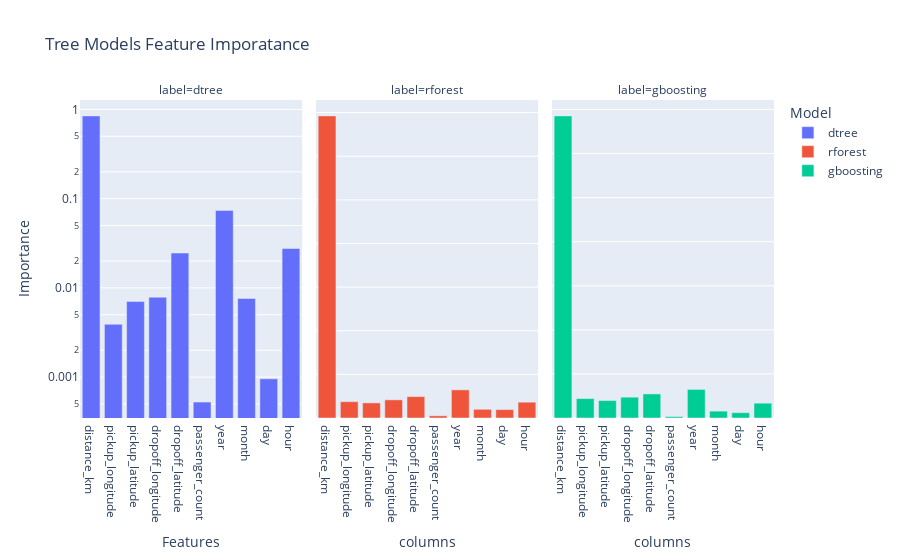

Source (notebook cell):
### Code cell
fig = px.bar(data_frame=tree_exp, 
       y='feature_importances', x='columns', 
       facet_col='label', color='label',
       facet_col_wrap=4,
       title='Tree Models Feature Imporatance')

fig.update_layout(
    xaxis_title='Features',
    yaxis_title='Importance',
    legend_title='Model',
    yaxis_type='log',
)

### Figure 1 — Plotly figure (JSON) as saved in the notebook; plotly's stock layout.template omitted (floating-point values rounded to 4 significant figures)
{"data": [{"alignmentgroup": "True", "hovertemplate": "label=dtree<br>columns=%{x}<br>feature_importances=%{y}<extra></extra>", "legendgroup": "dtree", "marker": {"color": "#636efa", "pattern": {"shape": ""}}, "name": "dtree", "offsetgroup": "dtree", "orientation": "v", "showlegend": true, "textposition": "auto", "type": "bar", "x": ["distance_km", "pickup_longitude", "pickup_latitude", "dropoff_longitude", "dropoff_latitude", "passenger_count", "year", "month", "day", "hour"], "xaxis": "x", "y": [0.8461, 0.003908, 0.007025, 0.007854, 0.02457, 0.0005246, 0.07387, 0.007602, 0.0009573, 0.02763], "yaxis": "y"}, {"alignmentgroup": "True", "hovertemplate": "label=rforest<br>columns=%{x}<br>feature_importances=%{y}<extra></extra>", "legendgroup": "rforest", "marker": {"color": "#EF553B", "pattern": {"shape": ""}}, "name": "rforest", "offsetgroup": "rforest", "orientation": "v", "showlegend": true, "textposition": "auto", "type": "bar", "x": ["distance_km", "pickup_longitude", "pickup_latitude", "dropoff_longitude", "dropoff_latitude", "passenger_count", "year", "month", "day", "hour"], "xaxis": "x2", "y": [0.6925, 0.03739, 0.03459, 0.04161, 0.04904, 0.00503, 0.06444, 0.01992, 0.01925, 0.03624], "yaxis": "y2"}, {"alignmentgroup": "True", "hovertemplate": "label=gboosting<br>columns=%{x}<br>feature_importances=%{y}<extra></extra>", "legendgroup": "gboosting", "marker": {"color": "#00cc96", "pattern": {"shape": ""}}, "name": "gboosting", "offsetgroup": "gboosting", "orientation": "v", "showlegend": true, "textposition": "auto", "type": "bar", "x": ["distance_km", "pickup_longitude", "pickup_latitude", "dropoff_longitude", "dropoff_latitude", "passenger_count", "year", "month", "day", "hour"], "xaxis": "x3", "y": [0.6853, 0.04401, 0.0396, 0.0472, 0.05461, 0.003145, 0.06484, 0.01559, 0.01203, 0.03363], "yaxis": "y3"}], "layout": {"annotations": [{"font": {}, "showarrow": false, "text": "label=dtree", "x": 0.16, "xanchor": "center", "xref": "paper", "y": 1, "yanchor": "bottom", "yref": "paper"}, {"font": {}, "showarrow": false, "text": "label=rforest", "x": 0.5, "xanchor": "center", "xref": "paper", "y": 1, "yanchor": "bottom", "yref": "paper"}, {"font": {}, "showarrow": false, "text": "label=gboosting", "x": 0.84, "xanchor": "center", "xref": "paper", "y": 1, "yanchor": "bottom", "yref": "paper"}], "barmode": "relative", "legend": {"title": {"text": "Model"}, "tracegroupgap": 0}, "title": {"text": "Tree Models Feature Imporatance"}, "xaxis": {"anchor": "y", "domain": [0, 0.32], "title": {"text": "Features"}}, "xaxis2": {"anchor": "y2", "domain": [0.34, 0.66], "matches": "x", "title": {"text": "columns"}}, "xaxis3": {"anchor": "y3", "domain": [0.68, 1.0], "matches": "x", "title": {"text": "columns"}}, "yaxis": {"anchor": "x", "domain": [0, 1], "title": {"text": "Importance"}, "type": "log"}, "yaxis2": {"anchor": "x2", "domain": [0, 1], "matches": "y", "showticklabels": false}, "yaxis3": {"anchor": "x3", "domain": [0, 1], "matches": "y", "showticklabels": false}}}
